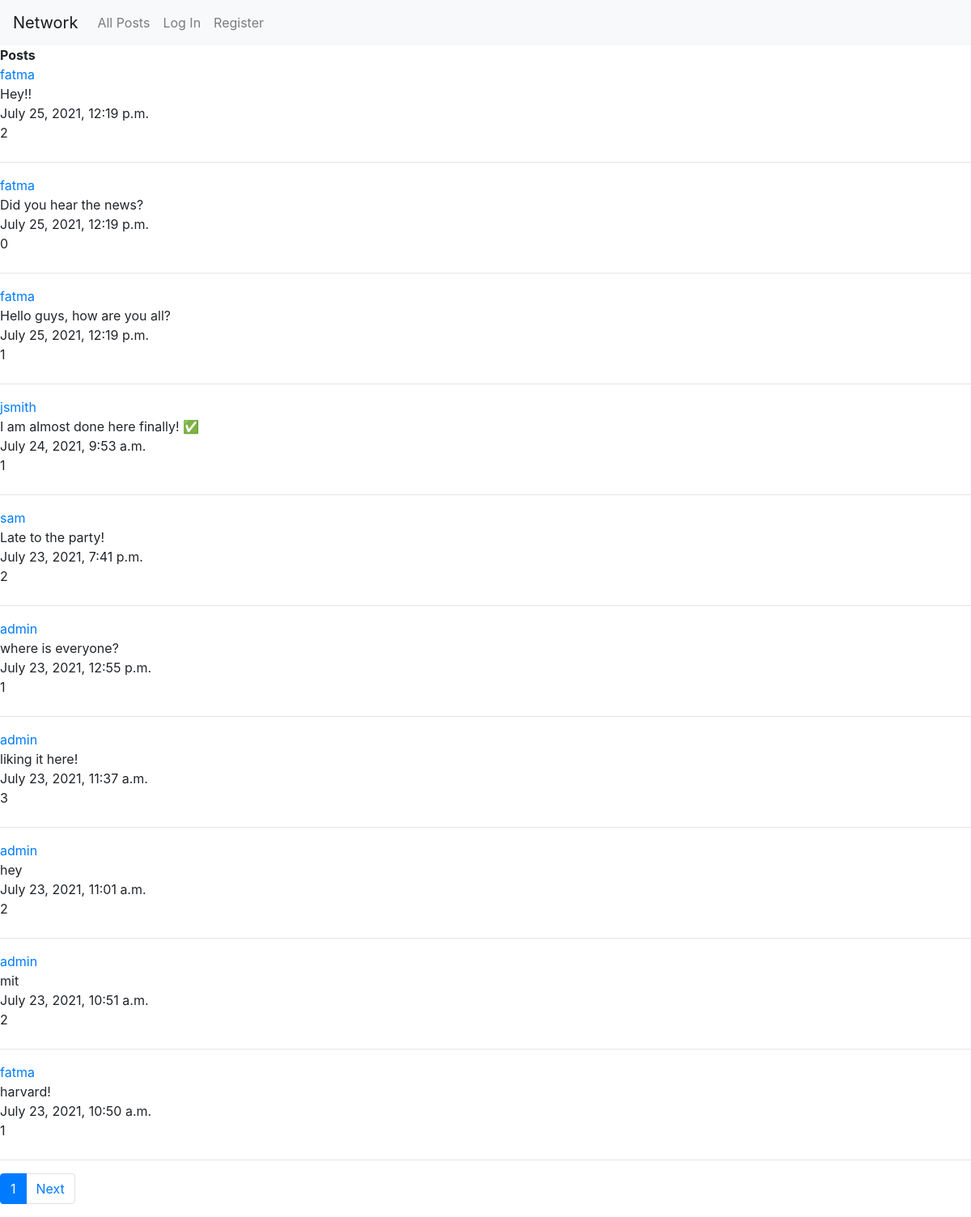
The page / on the database its author committed.
### network/models.py (models this page shows, shortened)
class Post(models.Model):
    author = models.ForeignKey("User", on_delete=models.CASCADE, related_name='posts')
    post = models.TextField(blank=False, verbose_name="")
    date_time_posted = models.DateTimeField(auto_now_add=True)

class User(AbstractUser):
    following = models.ManyToManyField("User", related_name="followers")
    likes = models.ManyToManyField("Post", related_name="likers")

### network/views.py (the view)
# urls.py: path("", views.index, name="index"),
def index(request):
    posts = Post.objects.all()
    posts = posts.order_by("-date_time_posted").all()
    return render_with_paginator(request, posts)

### network/views.py (called while the page is built)
def render_with_paginator(request, posts):
    page_number = request.GET.get('page', 1)
    paginator = Paginator(posts, 10)
    page = paginator.page(page_number)
    if not request.user.is_authenticated :
        return render(request, "network/index.html", {
            'page': page
        })
    else:
        return render(request, "network/index.html", {
            'page': page,
            "post_form": PostForm()
        })

### network/templates/network/index.html (shortened to what this page needs)
{% extends "network/layout.html" %}
{% load static %}
{% block body %}
    <strong>Posts</strong>
    <br>
    {% for post in page %}
      <div>
        <a href="{% url 'profile' post.author.id %}">{{ post.author.username }}</a>  <br>
        <div class="content" data-post="{{ post.id }}">{{ post.post }}</div>
        {{ post.date_time_posted }} <br>
        <label class="like-label" data-post="{{ post.id }}">{{ post.likers.all.count }}</label>
        <hr>
      </div>
    {% endfor %}
    <nav aria-label="...">
      <ul class="pagination">
        <li class="page-item active" aria-current="page">
          <span class="page-link">
            {{ page.number}}
          </span>
        </li>
        {% if page.has_next %}
          <li class="page-item">
              <a class="page-link" href="?page={{ page.next_page_number }}">Next</a>
          </li>
        {% endif %}
      </ul>
    </nav>
{% endblock %}

### network/templates/network/layout.html (shortened to what this page needs)
{% load static %}
<!DOCTYPE html>
<html lang="en">
    <head>
        <link rel="stylesheet" href="https://stackpath.bootstrapcdn.com/bootstrap/4.4.1/css/bootstrap.min.css">
        <link href="{% static 'network/styles.css' %}" rel="stylesheet">
    </head>
    <body>
        <nav class="navbar navbar-expand-lg navbar-light bg-light">
            <a class="navbar-brand" href="#">Network</a>
            <div>
              <ul class="navbar-nav mr-auto">
                <li class="nav-item">
                  <a class="nav-link" href="{% url 'index' %}">All Posts</a>
                </li>
                {% if user.is_authenticated %}
                    <li class="nav-item">
                        <a class="nav-link" href="{% url 'following' %}">Following</a>
                    </li>
                    <li class="nav-item">
                        <a class="nav-link" href="{% url 'logout' %}">Log Out</a>
                    </li>
                {% else %}
                    <li class="nav-item">
                        <a class="nav-link" href="{% url 'login' %}">Log In</a>
                    </li>
                    <li class="nav-item">
                        <a class="nav-link" href="{% url 'register' %}">Register</a>
                    </li>
                {% endif %}
              </ul>
            </div>
          </nav>
        <div class="body">
            {% block body %}
            {% endblock %}
        </div>
    </body>
</html>

### rows shown on the page
Post: author.username "fatma", post "Hey!!", date_time_posted "July 25, 2021, 12:19 p.m.", likers.all.count "2"
Post: author.username "fatma", post "Did you hear the news?", date_time_posted "July 25, 2021, 12:19 p.m.", likers.all.count "0"
Post: author.username "fatma", post "Hello guys, how are you all?", date_time_posted "July 25, 2021, 12:19 p.m.", likers.all.count "1"
Post: author.username "jsmith", post "I am almost done here finally! ✅", date_time_posted "July 24, 2021, 9:53 a.m.", likers.all.count "1"
Post: author.username "sam", post "Late to the party!", date_time_posted "July 23, 2021, 7:41 p.m.", likers.all.count "2"
Post: author.username "admin", post "where is everyone?", date_time_posted "July 23, 2021, 12:55 p.m.", likers.all.count "1"
Post: author.username "admin", post "liking it here!", date_time_posted "July 23, 2021, 11:37 a.m.", likers.all.count "3"
Post: author.username "admin", post "hey", date_time_posted "July 23, 2021, 11:01 a.m.", likers.all.count "2"
Post: author.username "admin", post "mit", date_time_posted "July 23, 2021, 10:51 a.m.", likers.all.count "2"
Post: author.username "fatma", post "harvard!", date_time_posted "July 23, 2021, 10:50 a.m.", likers.all.count "1"

### other values the page prints
{{ page.number }} "1"
